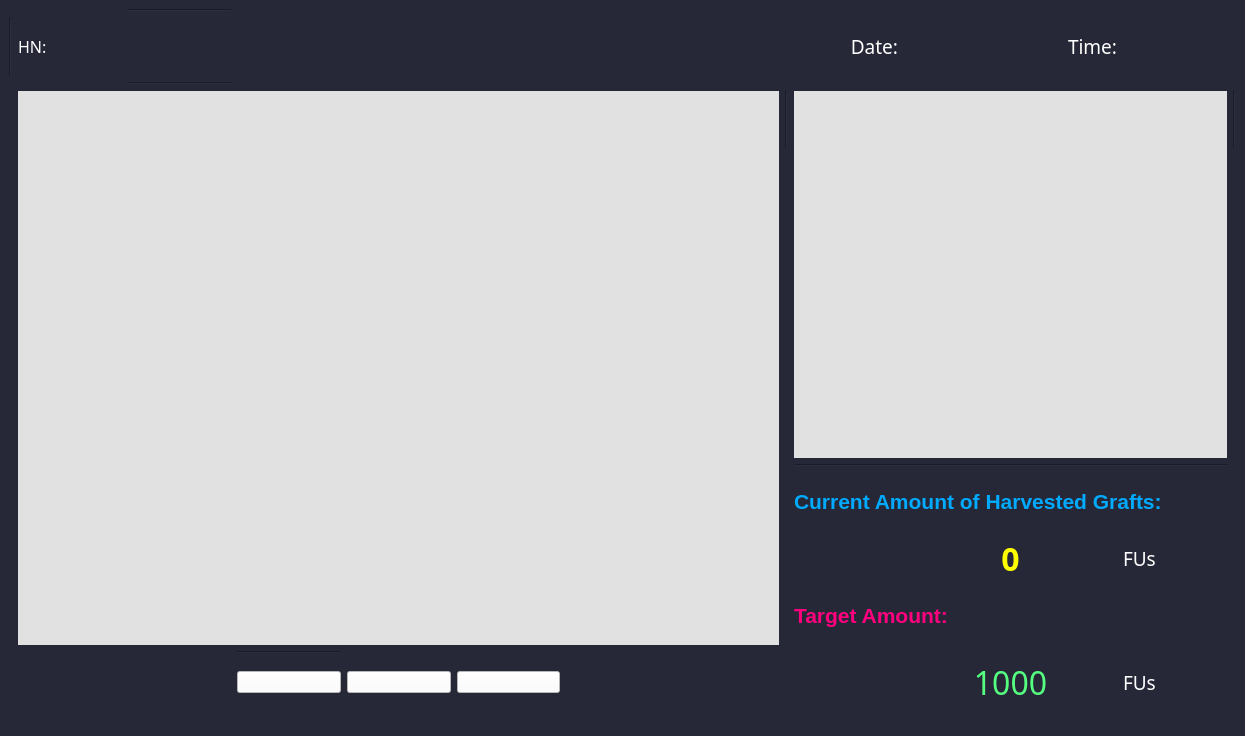
<?xml version="1.0" encoding="UTF-8"?>
<ui version="4.0">
 <class>MainWindow</class>
 <widget class="QMainWindow" name="MainWindow">
  <property name="geometry">
   <rect>
    <x>0</x>
    <y>0</y>
    <width>1245</width>
    <height>736</height>
   </rect>
  </property>
  <property name="windowTitle">
   <string>MainWindow</string>
  </property>
  <property name="windowIcon">
   <iconset>
    <normaloff>hairstyle.png</normaloff>hairstyle.png</iconset>
  </property>
  <property name="styleSheet">
   <string notr="true">background-color: rgb(38, 40, 55);</string>
  </property>
  <widget class="QWidget" name="centralwidget">
   <layout class="QGridLayout" name="gridLayout_21">
    <item row="1" column="2" colspan="4">
     <layout class="QGridLayout" name="gridLayout_2">
      <item row="0" column="0">
       <widget class="QLabel" name="label_2">
        <property name="font">
         <font>
          <family>Myriad Hebrew</family>
          <pointsize>14</pointsize>
         </font>
        </property>
        <property name="text">
         <string/>
        </property>
       </widget>
      </item>
     </layout>
    </item>
    <item row="3" column="9" rowspan="6" colspan="4">
     <layout class="QGridLayout" name="gridLayout_12">
      <item row="0" column="0">
       <widget class="QLabel" name="label_5">
        <property name="styleSheet">
         <string notr="true">background-color: rgb(225, 225, 225);</string>
        </property>
        <property name="text">
         <string/>
        </property>
       </widget>
      </item>
      <item row="1" column="0">
       <widget class="Line" name="line_6">
        <property name="orientation">
         <enum>Qt::Horizontal</enum>
        </property>
       </widget>
      </item>
     </layout>
    </item>
    <item row="1" column="1">
     <layout class="QGridLayout" name="gridLayout">
      <item row="0" column="0">
       <widget class="QLabel" name="label">
        <property name="font">
         <font>
          <family>Myriad Hebrew</family>
          <pointsize>12</pointsize>
         </font>
        </property>
        <property name="text">
         <string>&lt;html&gt;&lt;head/&gt;&lt;body&gt;&lt;p&gt;&lt;span style=&quot; color:#ffffff;&quot;&gt;HN:&lt;/span&gt;&lt;/p&gt;&lt;/body&gt;&lt;/html&gt;</string>
        </property>
       </widget>
      </item>
     </layout>
    </item>
    <item row="13" column="1" colspan="2">
     <layout class="QGridLayout" name="gridLayout_5"/>
    </item>
    <item row="13" column="6" colspan="2">
     <layout class="QGridLayout" name="gridLayout_9"/>
    </item>
    <item row="3" column="1" rowspan="9" colspan="7">
     <layout class="QGridLayout" name="gridLayout_4">
      <item row="0" column="0">
       <widget class="QLabel" name="label_3">
        <property name="styleSheet">
         <string notr="true">background-color: rgb(225, 225, 225);</string>
        </property>
        <property name="text">
         <string/>
        </property>
       </widget>
      </item>
     </layout>
    </item>
    <item row="13" column="9">
     <layout class="QGridLayout" name="gridLayout_18">
      <item row="0" column="0">
       <widget class="QLabel" name="label_12">
        <property name="styleSheet">
         <string notr="true">image: url(:/BGimage/target (2).png);</string>
        </property>
        <property name="text">
         <string/>
        </property>
       </widget>
      </item>
     </layout>
    </item>
    <item row="13" column="10" colspan="2">
     <layout class="QGridLayout" name="gridLayout_19">
      <item row="0" column="0">
       <widget class="QLabel" name="label_7">
        <property name="font">
         <font>
          <family>Myriad Hebrew</family>
          <pointsize>24</pointsize>
         </font>
        </property>
        <property name="text">
         <string>&lt;html&gt;&lt;head/&gt;&lt;body&gt;&lt;p&gt;&lt;span style=&quot; color:#55ff7f;&quot;&gt;1000&lt;/span&gt;&lt;/p&gt;&lt;/body&gt;&lt;/html&gt;</string>
        </property>
        <property name="alignment">
         <set>Qt::AlignCenter</set>
        </property>
       </widget>
      </item>
     </layout>
    </item>
    <item row="12" column="3">
     <widget class="Line" name="line_7">
      <property name="orientation">
       <enum>Qt::Horizontal</enum>
      </property>
     </widget>
    </item>
    <item row="13" column="12">
     <layout class="QGridLayout" name="gridLayout_20">
      <item row="0" column="0">
       <widget class="QLabel" name="label_9">
        <property name="font">
         <font>
          <family>Myriad Hebrew</family>
          <pointsize>14</pointsize>
         </font>
        </property>
        <property name="text">
         <string>&lt;html&gt;&lt;head/&gt;&lt;body&gt;&lt;p&gt;&lt;span style=&quot; color:#ffffff;&quot;&gt;FUs&lt;/span&gt;&lt;/p&gt;&lt;/body&gt;&lt;/html&gt;</string>
        </property>
       </widget>
      </item>
     </layout>
    </item>
    <item row="1" column="6" colspan="2">
     <layout class="QGridLayout" name="gridLayout_3"/>
    </item>
    <item row="11" column="9" colspan="4">
     <layout class="QGridLayout" name="gridLayout_17">
      <item row="0" column="0">
       <widget class="QLabel" name="label_10">
        <property name="font">
         <font>
          <family>Nirmala UI</family>
          <pointsize>16</pointsize>
          <weight>75</weight>
          <bold>true</bold>
         </font>
        </property>
        <property name="text">
         <string>&lt;html&gt;&lt;head/&gt;&lt;body&gt;&lt;p&gt;&lt;span style=&quot; color:#ff007f;&quot;&gt;  Target Amount:&lt;/span&gt;&lt;/p&gt;&lt;/body&gt;&lt;/html&gt;</string>
        </property>
       </widget>
      </item>
     </layout>
    </item>
    <item row="3" column="8">
     <widget class="Line" name="line">
      <property name="orientation">
       <enum>Qt::Vertical</enum>
      </property>
     </widget>
    </item>
    <item row="3" column="13">
     <widget class="Line" name="line_3">
      <property name="orientation">
       <enum>Qt::Vertical</enum>
      </property>
     </widget>
    </item>
    <item row="2" column="2">
     <widget class="Line" name="line_4">
      <property name="orientation">
       <enum>Qt::Horizontal</enum>
      </property>
     </widget>
    </item>
    <item row="10" column="10" colspan="2">
     <layout class="QGridLayout" name="gridLayout_15">
      <item row="0" column="0">
       <widget class="QLabel" name="label_6">
        <property name="font">
         <font>
          <family>Myriad Hebrew</family>
          <pointsize>24</pointsize>
         </font>
        </property>
        <property name="text">
         <string>&lt;html&gt;&lt;head/&gt;&lt;body&gt;&lt;p&gt;&lt;span style=&quot; font-weight:600; color:#ffff00;&quot;&gt;0&lt;/span&gt;&lt;/p&gt;&lt;/body&gt;&lt;/html&gt;</string>
        </property>
        <property name="alignment">
         <set>Qt::AlignCenter</set>
        </property>
       </widget>
      </item>
     </layout>
    </item>
    <item row="10" column="12">
     <layout class="QGridLayout" name="gridLayout_13">
      <item row="0" column="0">
       <widget class="QLabel" name="label_8">
        <property name="font">
         <font>
          <family>Myriad Hebrew</family>
          <pointsize>14</pointsize>
         </font>
        </property>
        <property name="text">
         <string>&lt;html&gt;&lt;head/&gt;&lt;body&gt;&lt;p&gt;&lt;span style=&quot; font-size:14pt; color:#ffffff;&quot;&gt;FUs&lt;/span&gt;&lt;/p&gt;&lt;/body&gt;&lt;/html&gt;</string>
        </property>
       </widget>
      </item>
     </layout>
    </item>
    <item row="13" column="4">
     <layout class="QGridLayout" name="gridLayout_7">
      <item row="0" column="0">
       <widget class="QPushButton" name="pushButton_2">
        <property name="sizePolicy">
         <sizepolicy hsizetype="Minimum" vsizetype="Fixed">
          <horstretch>0</horstretch>
          <verstretch>0</verstretch>
         </sizepolicy>
        </property>
        <property name="styleSheet">
         <string notr="true">background-color: rgb(255, 255, 255);</string>
        </property>
        <property name="text">
         <string/>
        </property>
        <property name="icon">
         <iconset>
          <normaloff>play-button.png</normaloff>play-button.png</iconset>
        </property>
        <property name="iconSize">
         <size>
          <width>40</width>
          <height>40</height>
         </size>
        </property>
       </widget>
      </item>
     </layout>
    </item>
    <item row="13" column="5">
     <layout class="QGridLayout" name="gridLayout_8">
      <item row="0" column="0">
       <widget class="QPushButton" name="pushButton_3">
        <property name="sizePolicy">
         <sizepolicy hsizetype="Minimum" vsizetype="Fixed">
          <horstretch>0</horstretch>
          <verstretch>0</verstretch>
         </sizepolicy>
        </property>
        <property name="styleSheet">
         <string notr="true">background-color: rgb(255, 255, 255);</string>
        </property>
        <property name="text">
         <string/>
        </property>
        <property name="icon">
         <iconset>
          <normaloff>stop.png</normaloff>stop.png</iconset>
        </property>
        <property name="iconSize">
         <size>
          <width>40</width>
          <height>40</height>
         </size>
        </property>
       </widget>
      </item>
     </layout>
    </item>
    <item row="9" column="9" colspan="4">
     <layout class="QGridLayout" name="gridLayout_14">
      <item row="0" column="0">
       <widget class="QLabel" name="label_4">
        <property name="font">
         <font>
          <family>Nirmala UI</family>
          <pointsize>16</pointsize>
         </font>
        </property>
        <property name="text">
         <string>&lt;html&gt;&lt;head/&gt;&lt;body&gt;&lt;p&gt;&lt;span style=&quot; font-weight:600; color:#00aaff;&quot;&gt;  Current Amount of Harvested Grafts: &lt;/span&gt;&lt;/p&gt;&lt;/body&gt;&lt;/html&gt;</string>
        </property>
       </widget>
      </item>
     </layout>
    </item>
    <item row="13" column="3">
     <layout class="QGridLayout" name="gridLayout_6">
      <item row="0" column="0">
       <widget class="QPushButton" name="pushButton">
        <property name="sizePolicy">
         <sizepolicy hsizetype="Minimum" vsizetype="Fixed">
          <horstretch>0</horstretch>
          <verstretch>0</verstretch>
         </sizepolicy>
        </property>
        <property name="styleSheet">
         <string notr="true">background-color: rgb(255, 255, 255);</string>
        </property>
        <property name="text">
         <string/>
        </property>
        <property name="icon">
         <iconset>
          <normaloff>pause.png</normaloff>pause.png</iconset>
        </property>
        <property name="iconSize">
         <size>
          <width>40</width>
          <height>40</height>
         </size>
        </property>
       </widget>
      </item>
     </layout>
    </item>
    <item row="10" column="9">
     <layout class="QGridLayout" name="gridLayout_16">
      <item row="0" column="0">
       <widget class="QLabel" name="label_11">
        <property name="sizePolicy">
         <sizepolicy hsizetype="Preferred" vsizetype="Fixed">
          <horstretch>0</horstretch>
          <verstretch>0</verstretch>
         </sizepolicy>
        </property>
        <property name="font">
         <font>
          <pointsize>22</pointsize>
         </font>
        </property>
        <property name="styleSheet">
         <string notr="true">image: url(:/BGimage/epidermis.png);</string>
        </property>
        <property name="text">
         <string/>
        </property>
       </widget>
      </item>
     </layout>
    </item>
    <item row="0" column="2">
     <widget class="Line" name="line_5">
      <property name="orientation">
       <enum>Qt::Horizontal</enum>
      </property>
     </widget>
    </item>
    <item row="1" column="0">
     <widget class="Line" name="line_2">
      <property name="orientation">
       <enum>Qt::Vertical</enum>
      </property>
     </widget>
    </item>
    <item row="1" column="12">
     <layout class="QGridLayout" name="gridLayout_23">
      <item row="0" column="0">
       <widget class="QLabel" name="label_time">
        <property name="font">
         <font>
          <family>Myriad Hebrew</family>
          <pointsize>14</pointsize>
         </font>
        </property>
        <property name="text">
         <string>&lt;html&gt;&lt;head/&gt;&lt;body&gt;&lt;p&gt;&lt;br/&gt;&lt;/p&gt;&lt;/body&gt;&lt;/html&gt;</string>
        </property>
        <property name="alignment">
         <set>Qt::AlignCenter</set>
        </property>
       </widget>
      </item>
     </layout>
    </item>
    <item row="1" column="10">
     <layout class="QGridLayout" name="gridLayout_11">
      <item row="0" column="0">
       <widget class="QLabel" name="label_date">
        <property name="font">
         <font>
          <family>Myriad Hebrew</family>
          <pointsize>14</pointsize>
         </font>
        </property>
        <property name="text">
         <string>&lt;html&gt;&lt;head/&gt;&lt;body&gt;&lt;p&gt;&lt;br/&gt;&lt;/p&gt;&lt;/body&gt;&lt;/html&gt;</string>
        </property>
        <property name="alignment">
         <set>Qt::AlignCenter</set>
        </property>
       </widget>
      </item>
     </layout>
    </item>
    <item row="1" column="9">
     <layout class="QGridLayout" name="gridLayout_10">
      <item row="0" column="0">
       <widget class="QLabel" name="label_13">
        <property name="font">
         <font>
          <family>Myriad Hebrew</family>
          <pointsize>12</pointsize>
         </font>
        </property>
        <property name="text">
         <string>&lt;html&gt;&lt;head/&gt;&lt;body&gt;&lt;p&gt;&lt;span style=&quot; font-size:14pt; color:#ffffff;&quot;&gt;Date:&lt;/span&gt;&lt;/p&gt;&lt;/body&gt;&lt;/html&gt;</string>
        </property>
        <property name="alignment">
         <set>Qt::AlignRight|Qt::AlignTrailing|Qt::AlignVCenter</set>
        </property>
       </widget>
      </item>
     </layout>
    </item>
    <item row="1" column="11">
     <layout class="QGridLayout" name="gridLayout_22">
      <item row="0" column="0">
       <widget class="QLabel" name="label_14">
        <property name="font">
         <font>
          <family>Myriad Hebrew</family>
          <pointsize>14</pointsize>
         </font>
        </property>
        <property name="text">
         <string>&lt;html&gt;&lt;head/&gt;&lt;body&gt;&lt;p&gt;&lt;span style=&quot; color:#ffffff;&quot;&gt;Time:&lt;/span&gt;&lt;/p&gt;&lt;/body&gt;&lt;/html&gt;</string>
        </property>
        <property name="alignment">
         <set>Qt::AlignRight|Qt::AlignTrailing|Qt::AlignVCenter</set>
        </property>
       </widget>
      </item>
     </layout>
    </item>
   </layout>
  </widget>
  <widget class="QMenuBar" name="menubar">
   <property name="geometry">
    <rect>
     <x>0</x>
     <y>0</y>
     <width>1245</width>
     <height>26</height>
    </rect>
   </property>
  </widget>
  <widget class="QStatusBar" name="statusbar"/>
 </widget>
 <resources>
  <include location="resources.qrc"/>
 </resources>
 <connections/>
</ui>
